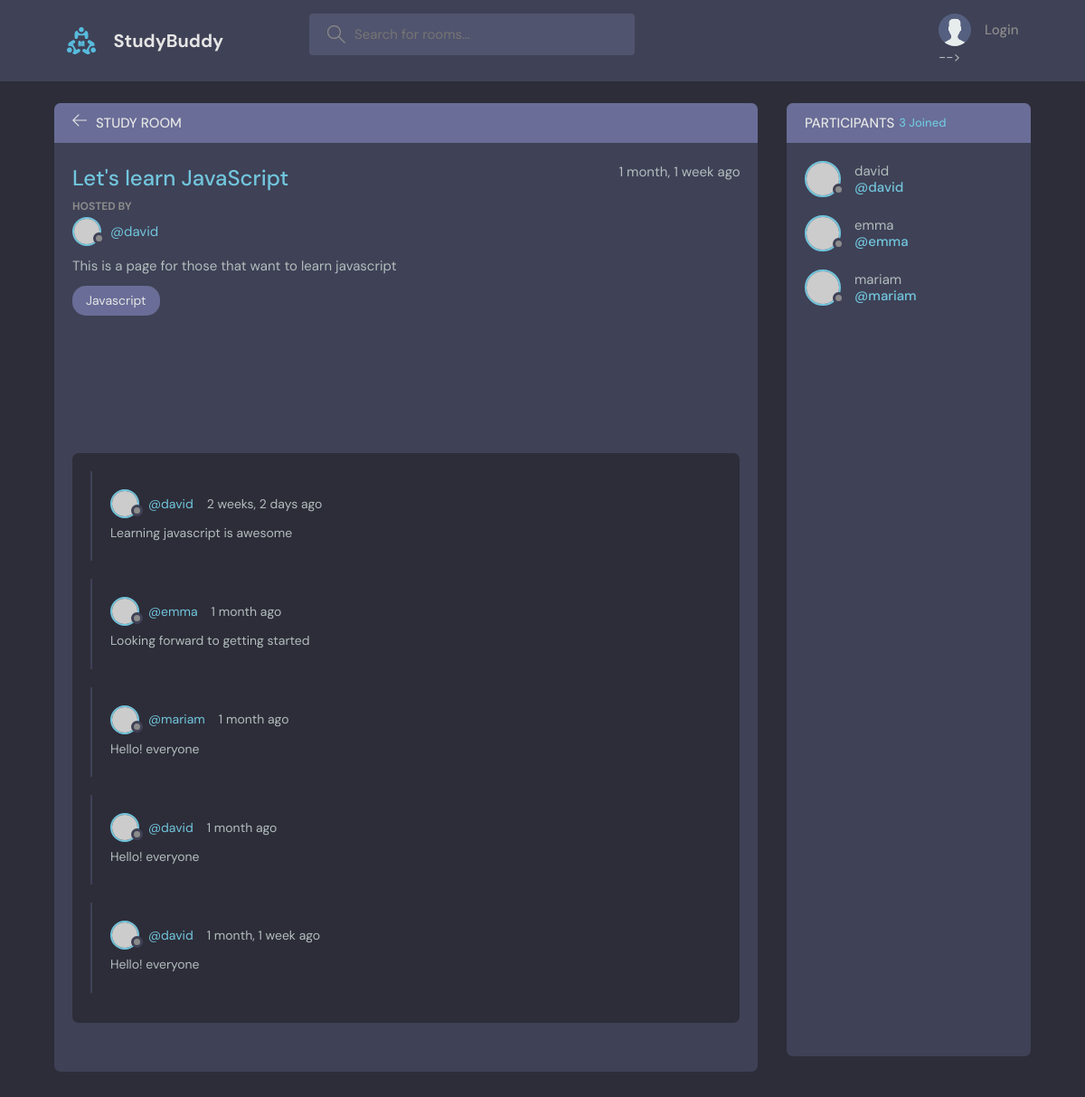
The page /room/1/ on the database its author committed.
### base/models.py (models this page shows, shortened)
class Rooms(models.Model):
    host = models.ForeignKey(User, on_delete=models.SET_NULL, null=True)
    topic = models.ForeignKey(Topic, on_delete=models.SET_NULL, null=True)
    name = models.CharField(max_length=200)
    description = models.TextField(blank=True, null=True)
    participants = models.ManyToManyField(User, related_name='participant', blank=True)
    updated = models.DateTimeField(auto_now=True)
    created = models.DateTimeField(auto_now_add=True)
    class Meta:
        ordering = ['-updated', '-created']

class Topic(models.Model):
    name = models.CharField(max_length=200)
    def __str__(self):
        return self.name

class Message(models.Model):
    user = models.ForeignKey(User, on_delete=models.CASCADE)
    room = models.ForeignKey(Rooms, on_delete=models.CASCADE)
    body = models.TextField()
    updated = models.DateTimeField(auto_now=True)
    created = models.DateTimeField(auto_now_add=True)
    class Meta:
        ordering = ['-updated', '-created']
    def __str__(self):
        return self.body[0:50]

### base/views.py (the view, shortened to what this page needs)
# urls.py: path('room/<str:pk>/', views.room, name='room'),
def room(request, pk):
    room = Rooms.objects.get(id=pk)
    room_messages = room.message_set.all().order_by('-created')
    participants = room.participants.all()
    context = {'room': room, 'room_messages': room_messages, 'participants': participants}
    return render(request,'base/room.html', context)

### base/templates/base/room.html (shortened to what this page needs)
{% extends 'main.html' %}
{% block content %}
    <main class="profile-page layout layout--2">
      <div class="container">
        <div class="room">
          <div class="room__top">
            <div class="room__topLeft">
              <a href="{{request.META.HTTP_REFERER}}">
                <svg version="1.1" xmlns="http://www.w3.org/2000/svg" width="32" height="32" viewBox="0 0 32 32">
                  <title>arrow-left</title>
                  <path
                    d="M13.723 2.286l-13.723 13.714 13.719 13.714 1.616-1.611-10.96-10.96h27.625v-2.286h-27.625l10.965-10.965-1.616-1.607z"
                  ></path>
                </svg>
              </a>
              <h3>Study Room</h3>
            </div>
          </div>
          <div class="room__box scroll">
            <div class="room__header scroll">
              <div class="room__info">
                <h3>{{room.name}}</h3>
                <span>{{room.created|timesince}} ago</span>
              </div>
              <div class="room__hosted">
                <p>Hosted By</p>
                <a href="{% url 'user-profile' room.host.id %}" class="room__author">
                  <div class="avatar avatar--small">
                    <img src="https://randomuser.me/api/portraits/men/37.jpg" />
                  </div>
                  <span>@{{room.host.username}}</span>
                </a>
              </div>
              <div class="room__details">
                {{room.description}}
              </div>
              <span class="room__topics">{{room.topic}}</span>
            </div>
            <div class="room__conversation">
              <div class="threads scroll">
                {% for message in room_messages %}
                <div class="thread">
                  <div class="thread__top">
                    <div class="thread__author">
                      <a href="{% url 'user-profile' message.user.id %}" class="thread__authorInfo">
                        <div class="avatar avatar--small">
                          <img src="https://randomuser.me/api/portraits/men/37.jpg" />
                        </div>
                        <span>@{{message.user}}</span>
                      </a>
                      <span class="thread__date">{{message.created|timesince}} ago</span>
                    </div>
                  </div>
                  <div class="thread__details">
                    {{message}}
                  </div>
                </div>
                {% endfor %}
              </div>
            </div>
          </div>
        </div>
        <div class="participants">
          <h3 class="participants__top">Participants <span>{{participants.count}} Joined</span></h3>
          <div class="participants__list scroll">
            {% for user in participants %}
            <a href="{% url 'user-profile' user.id %}" class="participant">
              <div class="avatar avatar--medium">
                <img src="https://randomuser.me/api/portraits/men/37.jpg" />
              </div>
              <p>
                {{user.username}}
                <span>@{{user.username}}</span>
              </p>
            </a>
            {% endfor %}
          </div>
        </div>
      </div>
    </main>
{% endblock content%}

### rows shown on the page
Rooms: name "Let's learn JavaScript", created "1 month, 1 week", host.username "david", description "This is a page for those that want to learn javascript", topic "Javascript"
Message: user "david", created "2 weeks, 2 days", body "Learning javascript is awesome"
Message: user "emma", created "1 month", body "Looking forward to getting started"
Message: user "mariam", created "1 month", body "Hello! everyone"
Message: user "david", created "1 month", body "Hello! everyone"
Message: user "david", created "1 month, 1 week", body "Hello! everyone"

### other values the page prints
{{ participants.count }} "3"
{{ user.username }} "david"
{{ user.username }} "emma"
{{ user.username }} "mariam"
